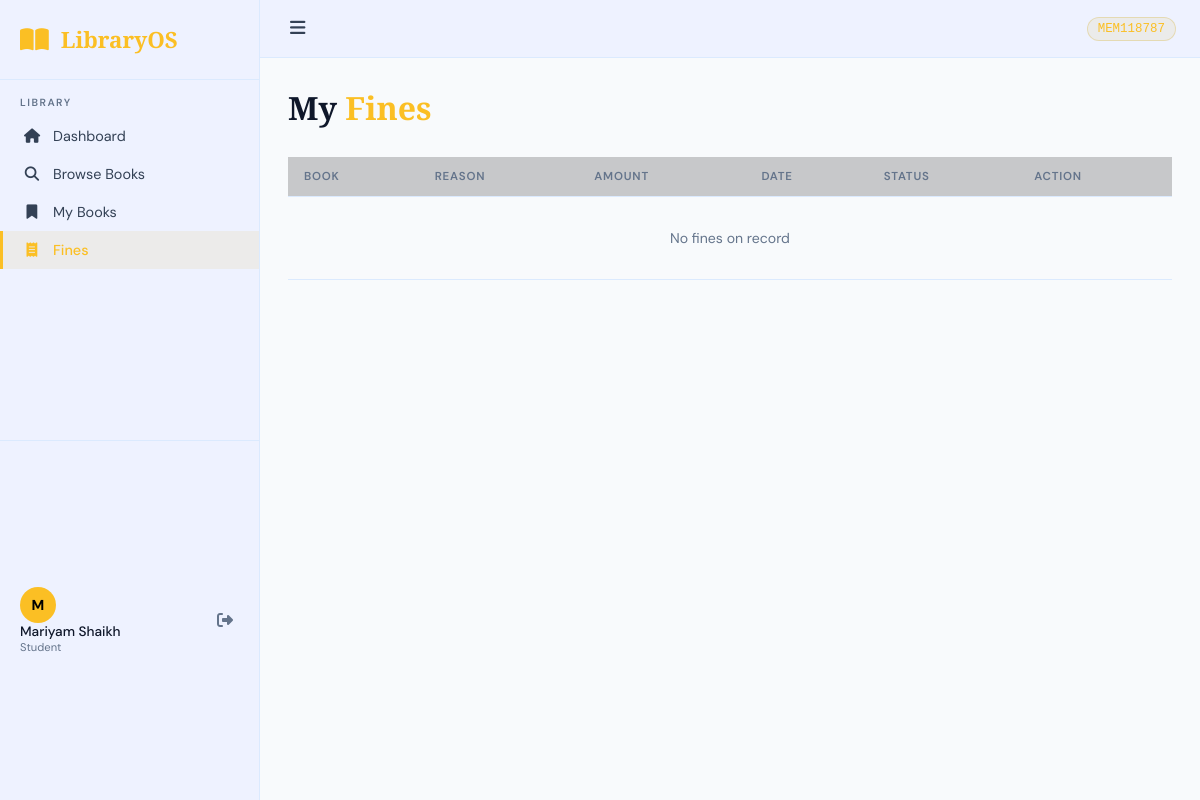
/student/fines (signed in), run on the app's committed database.
### app/models/user.py (models this page shows, shortened)
class User(UserMixin, db.Model):
    __tablename__ = 'users'
    id = db.Column(db.Integer, primary_key=True)
    member_id = db.Column(db.String(20), unique=True, nullable=False)
    name = db.Column(db.String(100), nullable=False)
    email = db.Column(db.String(120), unique=True, nullable=False)
    password = db.Column(db.String(256), nullable=False)
    role = db.Column(db.String(20), default='student')  # student, staff, admin
    is_active = db.Column(db.Boolean, default=True)
    phone = db.Column(db.String(20))
    address = db.Column(db.Text)
    joined_date = db.Column(db.DateTime, default=datetime.utcnow)
    max_books = db.Column(db.Integer, default=5)
    borrows = db.relationship('BorrowRecord', backref='user', lazy='dynamic')
    reservations = db.relationship('Reservation', backref='user', lazy='dynamic')
    fines = db.relationship('Fine', backref='user', lazy='dynamic')

### app/routes/student.py (the view)
@student_bp.route('/fines')
@login_required
def fines():
    all_fines = Fine.query.filter_by(user_id=current_user.id).order_by(Fine.issued_date.desc()).all()
    return render_template('student/fines.html', fines=all_fines)

### app/models/user.py (called while the page is built)
@login_manager.user_loader
def load_user(user_id):
    return User.query.get(int(user_id))

### app/templates/student/fines.html (shortened to what this page needs)
{% extends "base.html" %}
{% block content %}
<div class="page-header">
  <h1>My <span class="highlight">Fines</span></h1>
</div>
{% set unpaid = fines | selectattr('paid', 'false') | list %}
{% set total_due = unpaid | sum(attribute='amount') %}
<div class="table-container">
  <table class="data-table">
    <thead><tr><th>Book</th><th>Reason</th><th>Amount</th><th>Date</th><th>Status</th><th>Action</th></tr></thead>
    <tbody>
      {% for f in fines %}
      <tr>
        <td>{{ f.borrow.book.title if f.borrow else 'N/A' }}</td>
        <td>{{ f.reason }}</td>
        <td class="{{ 'text-danger' if not f.paid else 'text-success' }}">PKR {{ "%.2f"|format(f.amount) }}</td>
        <td>{{ f.issued_date.strftime('%b %d, %Y') }}</td>
        <td>
          {% if f.paid %}<span class="badge badge-success">Paid</span>
          {% else %}<span class="badge badge-danger">Unpaid</span>{% endif %}
        </td>
        <td>
          {% if not f.paid %}
          <button class="btn btn-sm btn-primary" onclick="openPayModal({{ f.id }}, {{ f.amount }})">Pay Now</button>
          {% else %}
          <span class="text-muted">{{ f.paid_date.strftime('%b %d') if f.paid_date else '' }}</span>
          {% endif %}
        </td>
      </tr>
      {% else %}
      <tr><td colspan="6" class="text-center empty-row">No fines on record</td></tr>
      {% endfor %}
    </tbody>
  </table>
</div>
{% endblock %}

### app/templates/base.html (shortened to what this page needs)
<!DOCTYPE html>
<html lang="en">
<head>
<link rel="stylesheet" href="https://cdnjs.cloudflare.com/ajax/libs/font-awesome/6.5.0/css/all.min.css">
<link rel="stylesheet" href="{{ url_for('static', filename='css/style.css') }}">
</head>
<body>
{% if current_user.is_authenticated %}
<div class="app-layout">
  <aside class="sidebar" id="sidebar">
    <div class="sidebar-brand">
      <i class="fas fa-book-open"></i>
      <span>LibraryOS</span>
    </div>
    <nav class="sidebar-nav">
      <div class="nav-group">
        <span class="nav-label">Library</span>
        <a href="{{ url_for('student.dashboard') }}" class="nav-link {% if request.endpoint == 'student.dashboard' %}active{% endif %}">
          <i class="fas fa-home"></i><span>Dashboard</span>
        </a>
        <a href="{{ url_for('student.books') }}" class="nav-link {% if request.endpoint == 'student.books' %}active{% endif %}">
          <i class="fas fa-search"></i><span>Browse Books</span>
        </a>
        <a href="{{ url_for('student.my_books') }}" class="nav-link {% if request.endpoint == 'student.my_books' %}active{% endif %}">
          <i class="fas fa-bookmark"></i><span>My Books</span>
        </a>
        <a href="{{ url_for('student.fines') }}" class="nav-link {% if request.endpoint == 'student.fines' %}active{% endif %}">
          <i class="fas fa-receipt"></i><span>Fines</span>
        </a>
      </div>
    </nav>
    <div class="sidebar-footer">
      <div class="user-info">
        <div class="user-avatar">{{ current_user.name[0].upper() }}</div>
        <div>
          <div class="user-name">{{ current_user.name }}</div>
          <div class="user-role">{{ current_user.role.title() }}</div>
        </div>
      </div>
      <a href="{{ url_for('auth.logout') }}" class="logout-btn"><i class="fas fa-sign-out-alt"></i></a>
    </div>
  </aside>
  <main class="main-content">
    <div class="topbar">
      <button class="sidebar-toggle" onclick="toggleSidebar()"><i class="fas fa-bars"></i></button>
      <div class="topbar-right">
        <span class="member-badge">{{ current_user.member_id }}</span>
      </div>
    </div>
    <div class="page-content">
      {% block content %}{% endblock %}
    </div>
  </main>
</div>
{% else %}
{% block auth_content %}{% endblock %}
{% endif %}
</body>
</html>

### app/static/css/style.css (style rules this page uses)
:root { --bg-primary: #f8fafc; --bg-secondary: #eef2ff; --bg-card: #ffffff; --bg-card-hover: #f1f5f9; --border: #dbeafe; --border-light: #e0f2fe; --text-primary: #0f172a; --text-secondary: #334155; --text-muted: #64748b; --gold: #fbbf24; --gold-light: #fde68a; --blue: #2563eb; --green: #22c55e; --red: #ef4444; --orange: #fb923c; --sidebar-width: 260px; --radius: 12px; --radius-sm: 8px; }
* { box-sizing: border-box; margin: 0; padding: 0; }
body { font-family: 'DM Sans', sans-serif; background: var(--bg-primary); color: var(--text-primary); min-height: 100vh; }
a { color: var(--gold); text-decoration: none; }
.app-layout { display: flex; min-height: 100vh; }
.sidebar { width: var(--sidebar-width); background: var(--bg-secondary); border-right: 1px solid var(--border); display: flex; flex-direction: column; position: fixed; top: 0; left: 0; height: 100vh; overflow-y: auto; z-index: 100; transition: transform 0.3s; }
.main-content { margin-left: var(--sidebar-width); flex: 1; display: flex; flex-direction: column; min-height: 100vh; }
.sidebar-brand { padding: 24px 20px; display: flex; align-items: center; gap: 12px; font-family: 'Playfair Display', serif; font-size: 1.4rem; font-weight: 700; color: var(--gold); border-bottom: 1px solid var(--border); }
.sidebar-brand i { font-size: 1.6rem; }
.sidebar-nav { flex: 1; padding: 16px 0; }
.nav-group { margin-bottom: 24px; }
.nav-label { font-size: 0.65rem; font-weight: 600; text-transform: uppercase; letter-spacing: 1.5px; color: var(--text-muted); padding: 0 20px 8px; display: block; }
.nav-link { display: flex; align-items: center; gap: 12px; padding: 10px 20px; color: var(--text-secondary); transition: all 0.2s; font-size: 0.9rem; border-left: 3px solid transparent; }
.nav-link.active { color: var(--gold); background: rgba(212,175,55,0.1); border-left-color: var(--gold); font-weight: 500; }
.nav-link i { width: 18px; text-align: center; }
.sidebar-footer { padding: 16px 20px; border-top: 1px solid var(--border); display: flex; align-items: center; gap: 12px; }
.user-avatar { width: 36px; height: 36px; border-radius: 50%; background: var(--gold); color: #000; display: flex; align-items: center; justify-content: center; font-weight: 700; font-size: 0.9rem; flex-shrink: 0; }
.user-name { font-size: 0.85rem; font-weight: 500; }
.user-role { font-size: 0.7rem; color: var(--text-muted); }
.sidebar-footer { flex: 1; }
.logout-btn { margin-left: auto; color: var(--text-muted); padding: 6px; border-radius: 6px; transition: color 0.2s; }
.topbar { background: var(--bg-secondary); border-bottom: 1px solid var(--border); padding: 12px 24px; display: flex; align-items: center; gap: 16px; position: sticky; top: 0; z-index: 50; }
.topbar-right { display: flex; align-items: center; gap: 12px; margin-left: auto; flex-wrap: wrap; }
.sidebar-toggle { background: none; border: none; color: var(--text-secondary); font-size: 1.1rem; cursor: pointer; padding: 6px; }
.member-badge { background: rgba(212,175,55,0.1); color: var(--gold); border: 1px solid rgba(212,175,55,0.3); padding: 4px 10px; border-radius: 20px; font-size: 0.78rem; font-family: monospace; }
.page-content { padding: 28px; max-width: 1400px; }
.page-header { margin-bottom: 28px; }
.page-header h1 { font-family: 'Playfair Display', serif; font-size: 2rem; font-weight: 700; }
.highlight { color: var(--gold); }
.table-container { overflow-x: auto; }
.data-table { width: 100%; border-collapse: collapse; font-size: 0.88rem; }
.data-table th { padding: 12px 16px; text-align: left; font-size: 0.72rem; text-transform: uppercase; letter-spacing: 0.8px; color: var(--text-muted); font-weight: 600; background: rgba(0,0,0,0.2); border-bottom: 1px solid var(--border); }
.data-table td { padding: 12px 16px; border-bottom: 1px solid var(--border); }
.empty-row { color: var(--text-muted); padding: 32px !important; }
.text-center { text-align: center; }

### data on the page
User: name "M", name "Mariyam Shaikh", role "Student", member_id "MEM118787"
